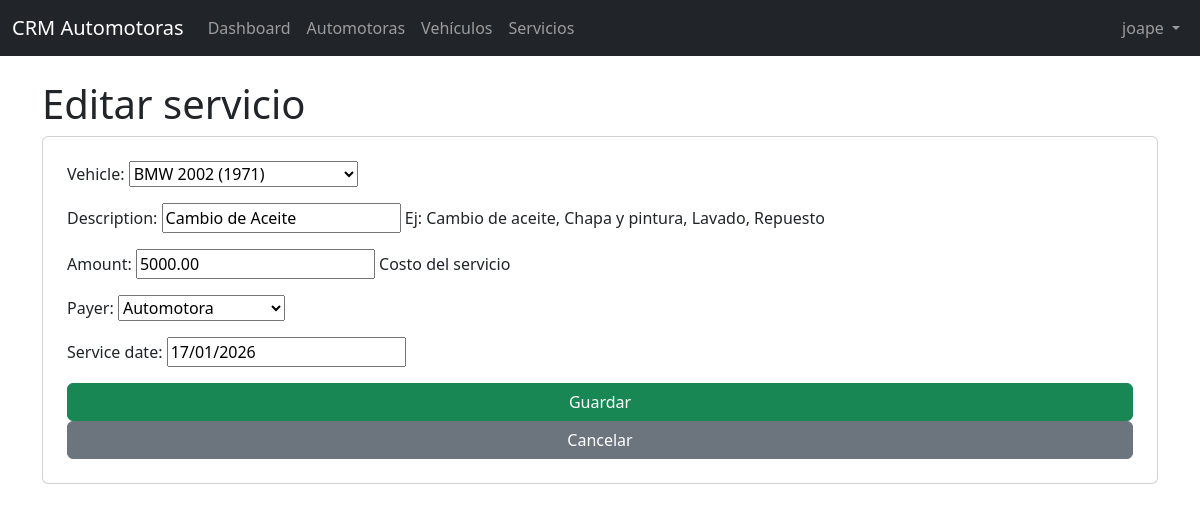
The app's page /dealers/services/2/edit/ (signed in) with its own data.
### accounts/models.py (models this page shows, shortened)
class User(AbstractUser, BaseModel):
    dealer = models.ForeignKey(
        Dealer,
        on_delete=models.CASCADE,
        related_name="users",
        null=True,
        blank=True,
        help_text="Dealer al que pertenece el usuario (NULL solo para bootstrap)"
    )
    groups = models.ManyToManyField(
        Group,
        related_name="accounts_user_set",
        blank=True,
        help_text="Grupos de permisos (Django auth)"
    )
    user_permissions = models.ManyToManyField(
        Permission,
        related_name="accounts_user_permissions_set",
        blank=True,
        help_text="Permisos específicos del usuario"
    )
    is_2fa_enabled = models.BooleanField(default=False)
    two_factor_confirmed_at = models.DateTimeField(
        null=True,
        blank=True
    )

### dealers/models.py (models this page shows, shortened)
class VehicleService(BaseModel):
    class Payer(models.TextChoices):
        DEALER = "DEALER", "Automotora"
        OWNER = "OWNER", "Dueño del vehículo"
    vehicle = models.ForeignKey(
        "dealers.Vehicle",
        on_delete=models.CASCADE,
        related_name="services"
    )
    description = models.CharField(
        max_length=255,
        help_text="Ej: Cambio de aceite, Chapa y pintura, Lavado, Repuesto"
    )
    amount = models.DecimalField(
        max_digits=12,
        decimal_places=2,
        help_text="Costo del servicio"
    )
    payer = models.CharField(
        max_length=10,
        choices=Payer.choices,
        default=Payer.DEALER
    )
    service_date = models.DateField()
    is_active = models.BooleanField(default=True)
    class Meta:
        verbose_name = "Vehicle Service"
        verbose_name_plural = "Vehicle Services"
        ordering = ["-service_date"]

### dealers/views.py (the view)
# urls.py: path("services/<int:pk>/edit/", VehicleServiceUpdateView.as_view(), name="vehicle_service_update"),
class VehicleServiceUpdateView(LoginRequiredMixin, UpdateView):
    model = VehicleService
    fields = [
        "vehicle",
        "description",
        "amount",
        "payer",
        "service_date",
    ]
    template_name = "dealers/vehicle_service_form.html"
    success_url = reverse_lazy("dealers:vehicle_service_list")
    def get_queryset(self):
        user = cast("User", self.request.user)
        return VehicleService.objects.filter(
            vehicle__dealer=user.dealer
        )

### dealers/models.py (called while the page is built)
    def __str__(self) -> str:
        return self.name

    def __str__(self) -> str:
        return f"{self.brand} {self.model} ({self.year})"

### dealers/templates/dealers/vehicle_service_form.html (shortened to what this page needs)
{% extends "base.html" %}
{% block content %}
<h1>{% if view.object %}Editar{% else %}Nuevo{% endif %} servicio</h1>
<form method="post" class="card p-4">
    {{ form.as_p }}
    <button type="submit" class="btn btn-success">Guardar</button>
    <a href="{% url 'dealers:vehicle_service_list' %}" class="btn btn-secondary">
        Cancelar
    </a>
</form>
{% endblock %}

### crm/templates/base.html (shortened to what this page needs)
<!DOCTYPE html>
<html lang="es">
<head>
    <link href="https://cdn.jsdelivr.net/npm/bootstrap@5.3.3/dist/css/bootstrap.min.css" rel="stylesheet">
</head>
<body>
<nav class="navbar navbar-expand-lg navbar-dark bg-dark">
    <div class="container-fluid">
        <a class="navbar-brand" href="{% url 'dashboard' %}">CRM Automotoras</a>
        <div class="collapse navbar-collapse" id="navbarNav">
            <ul class="navbar-nav me-auto">
                <li class="nav-item">
                    <a class="nav-link" href="{% url 'dashboard' %}">Dashboard</a>
                </li>
                <li class="nav-item">
                    <a class="nav-link" href="{% url 'dealers:list' %}">Automotoras</a>
                </li>
                <li class="nav-item">
                    <a class="nav-link" href="{% url 'dealers:vehicle_list' %}">Vehículos</a>
                </li>
                <li class="nav-item">
                    <a class="nav-link" href="{% url 'dealers:vehicle_service_list' %}">Servicios</a>
                </li>
            </ul>
            <ul class="navbar-nav">
                <li class="nav-item dropdown">
                    <a class="nav-link dropdown-toggle" href="#" role="button"
                       data-bs-toggle="dropdown">
                        {{ request.user.username }}
                    </a>
                </li>
            </ul>
        </div>
    </div>
</nav>
<div class="container mt-4">
    {% block content %}{% endblock %}
</div>
</body>
</html>

### records on screen
User: user.username "joape"
VehicleService: vehicle "BMW 2002 (1971)", description "Cambio de Aceite", amount "5000.00", payer "Automotora", service_date "17/01/2026"
